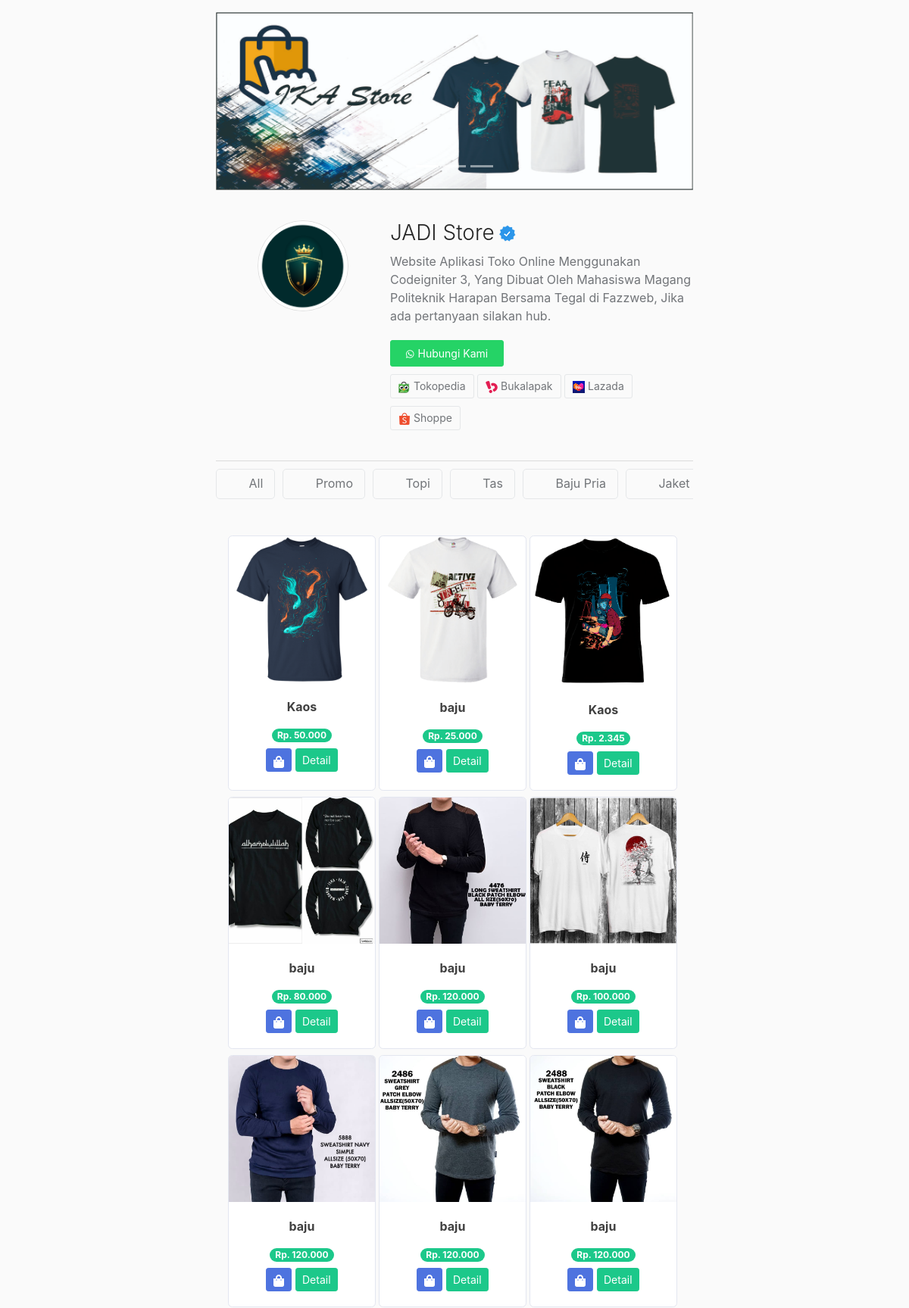
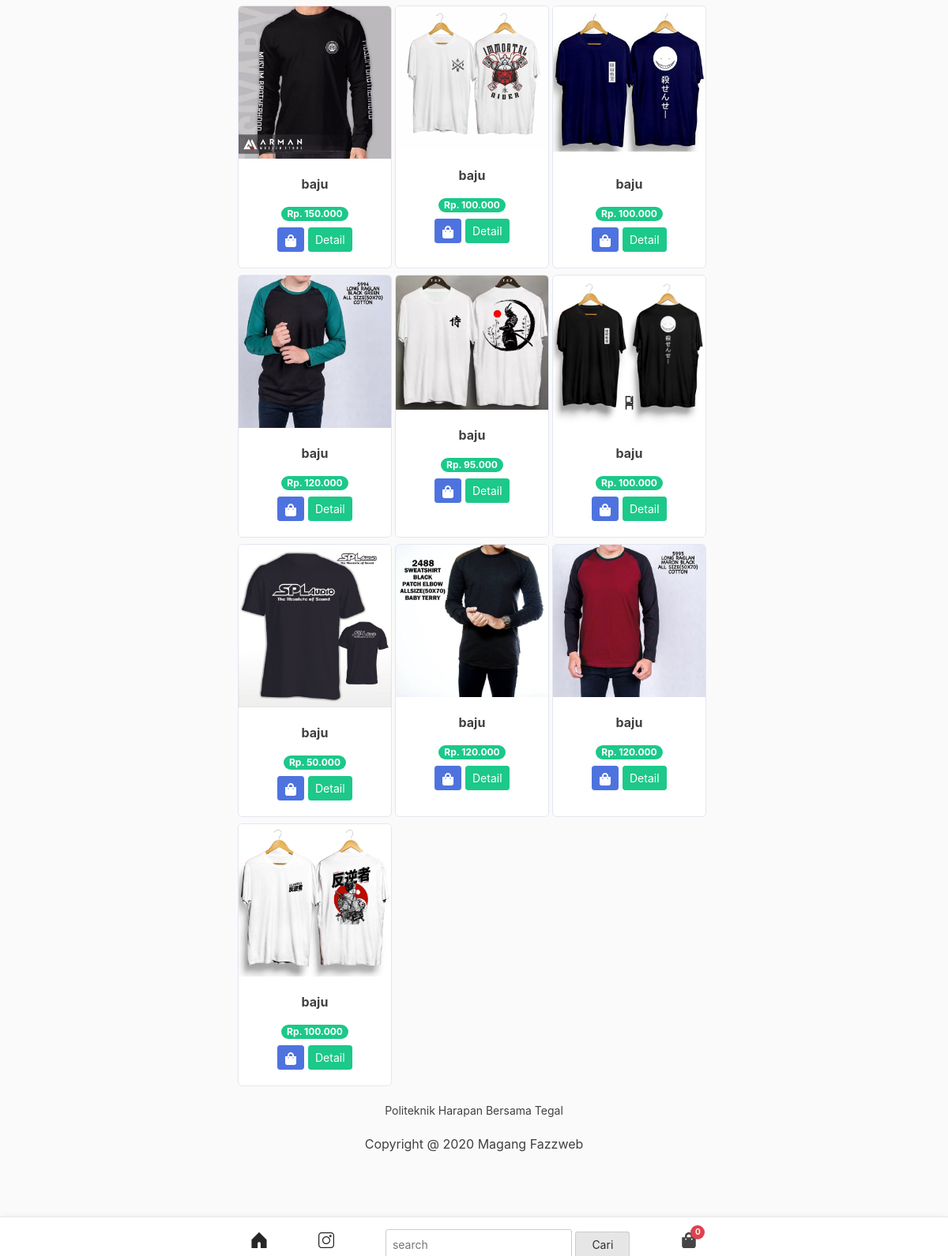
The app's page /index.php/kategori/baju_pria with its own data (2 pictures, top to bottom).
### tables this page shows
CREATE TABLE `produk` (
  `id_produk` int(11) NOT NULL,
  `produk` varchar(150) NOT NULL,
  `keterangan` varchar(1000) NOT NULL,
  `kategori` varchar(500) NOT NULL,
  `harga` int(11) NOT NULL,
  `stok` int(11) NOT NULL,
  `berat` int(50) NOT NULL,
  `gambar` text NOT NULL
);

### application/controllers/kategori.php (called while the page is built, shortened)
<?php
class Kategori extends CI_Controller{
    public function baju_pria()
    {
        $data['baju_pria'] = $this->model_kategori->data_baju_pria()->result();
        $this->load->view('template/header');
        $this->load->view('home');
        $this->load->view('baju_pria',$data);
        $this->load->view('template/footer');
    }
}

### index.php (called while the page is built, shortened)
<?php
require_once BASEPATH.'core/CodeIgniter.php';

### application/models/model_kategori.php (called while the page is built, shortened)
<?php
class Model_kategori extends CI_Model{
    public function data_baju_pria(){
        return $this->db->get_where("produk",array('kategori' => 'baju pria'));
    }
}

### application/views/baju_pria.php (the view)
<div class="container-fluid">
    <div class="row text-center">
        <?php foreach ($baju_pria as $pdk) : ?>
            <div class="card ml-1 mt-2" style="width: 195px;">
                <img src="<?php echo base_url().'/uploads/'.$pdk->gambar ?>" class="card-img-top" alt="...">
                <div class="card-body">
                    <p class="card-title"><b><?php echo $pdk->produk ?></b></p>
                    <span class="badge badge-pill badge-success mb-2">Rp. <?php echo number_format($pdk->harga, 0,',','.') ?></span><br>
                    <?php echo anchor('home/tambah_ke_keranjang/'.$pdk->id_produk,'
                        <div class="btn btn-sm btn-primary cart-icon">
                            <svg xmlns="http://www.w3.org/2000/svg" viewBox="0 0 448 512" width="16px" height="16px">
                                <path fill="#ffffff" d="M352 160v-32C352 57.42 294.579 0 224 0 153.42 0 96 57.42 96 128v32H0v272c0 44.183 35.817 80 80 80h288c44.183 0 80-35.817 80-80V160h-96zm-192-32c0-35.29 28.71-64 64-64s64 28.71 64 64v32H160v-32zm160 120c-13.255 0-24-10.745-24-24s10.745-24 24-24 24 10.745 24 24-10.745 24-24 24zm-192 0c-13.255 0-24-10.745-24-24s10.745-24 24-24 24 10.745 24 24-10.745 24-24 24z"></path>
                            </svg>
                        </div>')
                    ?>
                    <?php echo anchor('home/detail/'.$pdk->id_produk,'<div class="btn btn-sm btn-success">Detail</div>') ?>
                </div>
            </div>
        <?php endforeach; ?>
    </div>
</div>

### assets/css/olsop.css (style rules this page uses)
html { line-height:1.15; -webkit-text-size-adjust:100% }
body { margin:0 }
a { background-color:transparent }
b,strong { font-weight:bolder }
img { border-style:none }
body,button,input,optgroup,select,textarea { color:#404040; font-family:-apple-system,BlinkMacSystemFont,"Segoe UI",Roboto,Oxygen-Sans,Ubuntu,Cantarell,"Helvetica Neue",sans-serif; font-size:1rem; line-height:1.5 }
p { margin-top:0; margin-bottom:15px }
*,::after,::before { -webkit-box-sizing:border-box; -moz-box-sizing:border-box; box-sizing:border-box }
body { background:#fafafa; padding-bottom:130px }
img { height:auto; max-width:100% }
a { color:#4169e1 }

### records on screen
produk: gambar (picture), produk "Kaos", harga "50.000", id_produk "Detail"
produk: gambar (picture), produk "baju", harga "25.000", id_produk "Detail"
produk: gambar (picture), produk "Kaos", harga "2.345", id_produk "Detail"
produk: gambar (picture), produk "baju", harga "80.000", id_produk "Detail"
produk: gambar (picture), produk "baju", harga "120.000", id_produk "Detail"
produk: gambar (picture), produk "baju", harga "100.000", id_produk "Detail"
produk: gambar (picture), produk "baju", harga "120.000", id_produk "Detail"
produk: gambar (picture), produk "baju", harga "120.000", id_produk "Detail"
produk: gambar (picture), produk "baju", harga "120.000", id_produk "Detail"
produk: gambar (picture), produk "baju", harga "150.000", id_produk "Detail"
produk: gambar (picture), produk "baju", harga "100.000", id_produk "Detail"
produk: gambar (picture), produk "baju", harga "100.000", id_produk "Detail"
produk: gambar (picture), produk "baju", harga "120.000", id_produk "Detail"
produk: gambar (picture), produk "baju", harga "95.000", id_produk "Detail"
produk: gambar (picture), produk "baju", harga "100.000", id_produk "Detail"
produk: gambar (picture), produk "baju", harga "50.000", id_produk "Detail"
produk: gambar (picture), produk "baju", harga "120.000", id_produk "Detail"
produk: gambar (picture), produk "baju", harga "120.000", id_produk "Detail"
produk: gambar (picture), produk "baju", harga "100.000", id_produk "Detail"

### other values on screen
$keranjang "0"
